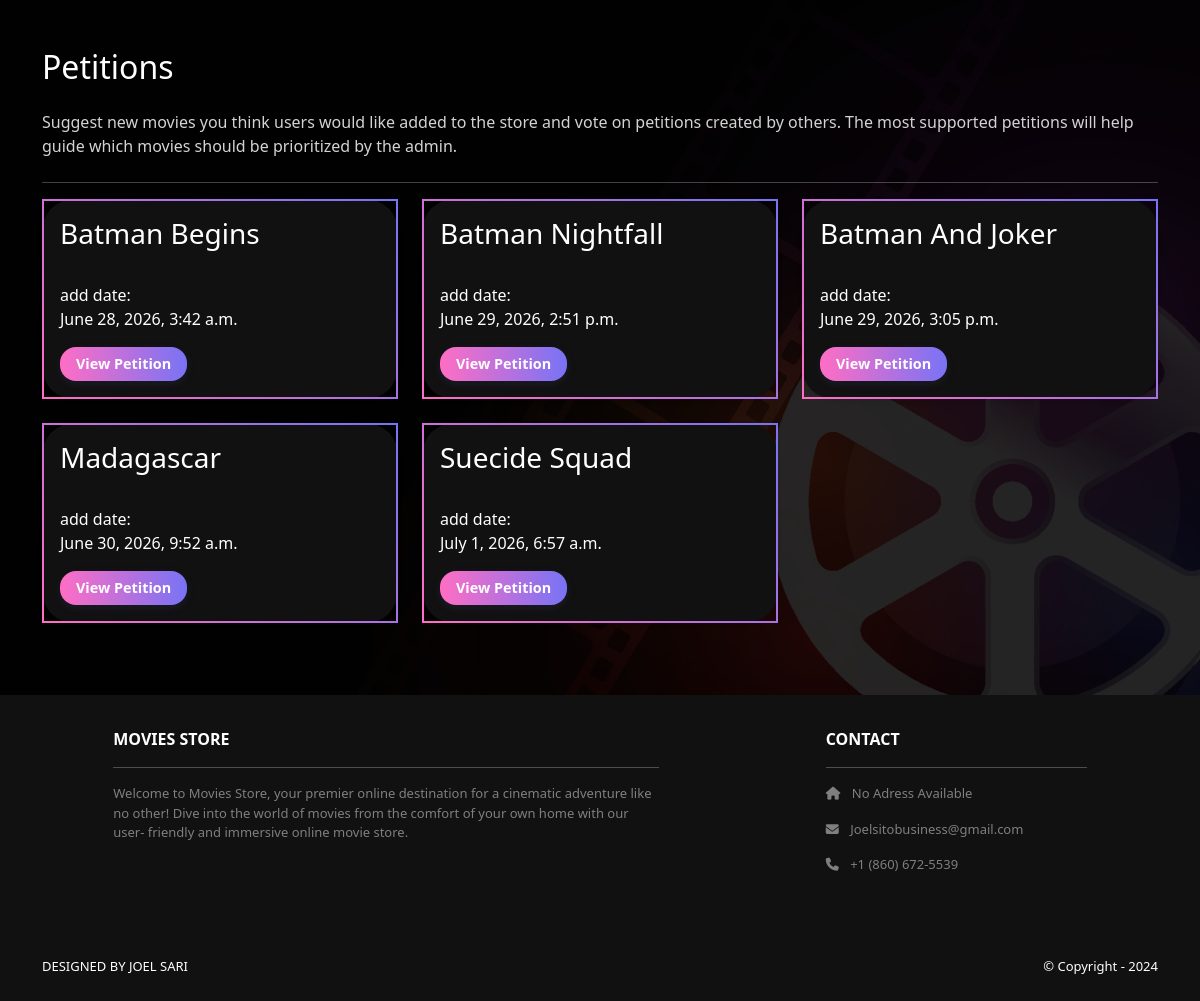
Before: /movie/my_movies/ (signed in) with the older database file.
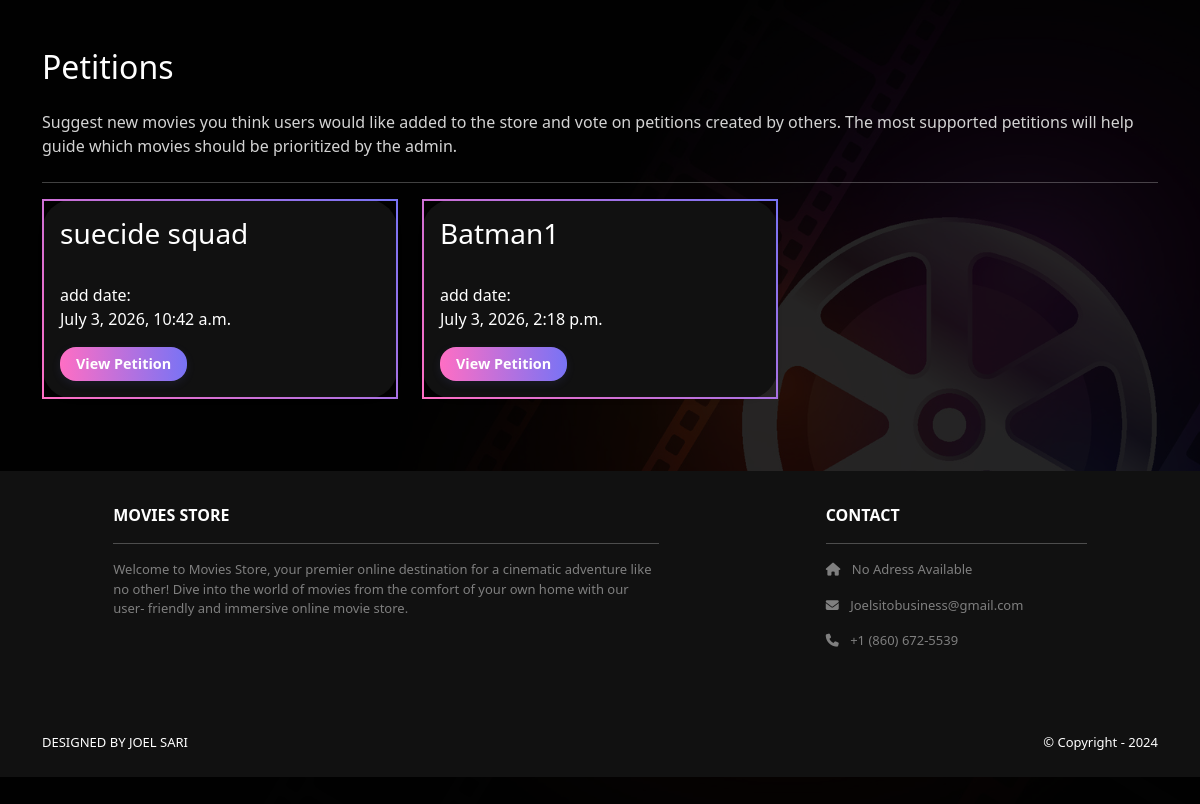
After: the same page with the newer database file.
### movie/models.py (models this page shows, shortened)
class UserMovieEntry(models.Model):
    class WatchStatus(models.TextChoices):
        WATCHED = 'Watched', 'watched'
        WATCHLIST = 'Watchlist', 'watchlist'
        DROPPED = 'Dropped', 'dropped'
    user = models.ForeignKey(settings.AUTH_USER_MODEL, on_delete=models.CASCADE, related_name='entries')
    movie = models.ForeignKey(Movie, on_delete=models.CASCADE, related_name='user_entries')
    status = models.CharField(max_length=10, choices=WatchStatus, default=WatchStatus.WATCHLIST)
    rating = models.DecimalField(max_digits=2, decimal_places=1, null=True, blank=True)  # e.g. 8.5
    review = models.TextField(blank=True)
    date_added = models.DateTimeField(auto_now_add=True)
    date_watched = models.DateField(null=True, blank=True)
    slug = models.SlugField(null=False, unique=True, blank=True)
    class Meta:
        unique_together = ('user', 'movie')

class Movie(models.Model):
    tmdb_id = models.PositiveIntegerField(unique=True)
    title = models.CharField(max_length=255, blank=False)
    release_year = models.IntegerField()
    description = models.TextField()
    poster_url = models.URLField(blank=True)  # Link to an image
    genres = models.ManyToManyField(Genre, related_name='movies')
    slug = models.SlugField(null=False, unique=True, blank=True)
    def __str__(self):
        return self.title

### movie/views.py (the view)
# urls.py: path('my_movies/', views.MyMoviesListView.as_view(), name="my_movies"),
class MyMoviesListView(ListView):
    model = UserMovieEntry
    template_name = 'movie/my_movies.html'
    def get_queryset(self, **kwargs):
        if not self.request.user.is_authenticated:
            return UserMovieEntry.objects.none()
        return UserMovieEntry.objects.filter(user=self.request.user).select_related('movie')

### movie/templates/movie/my_movies.html (shortened to what this page needs)
{% extends 'base.html' %}
{% load static %}
{% block extra_head %}
<link
        href="{% static 'movie/css/my_movies_and_search_style.css' %}"
        rel="stylesheet"
>
{% endblock %}
{% block content %}
<div class="container mt-5 mb-5">
    <h2 class="mb-4 text-white">Petitions</h2>
    <p class="mb-4" style="color: lightgray">
        Suggest new movies you think users would like added to the store and vote on
        petitions created by others. The most supported petitions will help guide
        which movies should be prioritized by the admin.
    </p>
    <hr class="text-white"/>
    <div class="row">
        {% for entry in object_list %}
        <div class="col-md-6 col-lg-4 mb-4">
            <div
                    class="card shadow-sm h-100"
                    style="
          background-color: #111;
          color: white;
          border-radius: 2rem;
          border: 2px solid;
          border-image-slice: 1;
          border-width: 2px;
          border-image-source: linear-gradient(45deg, #ff6ec4, #7873f5);
          transition: transform 0.3s ease, box-shadow 0.3s ease;
        "
            >
                <div class="card-body d-flex flex-column" style="border-radius: 2rem">
                    <h3 class="card-title">{{ entry.movie }}</h3>
                    <br>
                    add date:
                    <p class="card-text">{{ entry.date_added }}</p>
                    <div class="mt-auto">
                        <a
                                href="{% url 'movie:detail' entry.movie.slug %}"
                                class="btn btn-gradient create-petition-btn btn-sm"
                        >
                            View Petition
                        </a>
                    </div>
                </div>
            </div>
        </div>
        {% empty %}
        <p>No movie yet.</p>
    </div>
    {% endfor %}
</div>
{% endblock %}

Changed rows visible on the page:
removed UserMovieEntry: movie "Batman Begins", date_added "June 28, 2026, 3:42 a.m."
removed UserMovieEntry: movie "Batman Nightfall", date_added "June 29, 2026, 2:51 p.m."
removed UserMovieEntry: movie "Batman And Joker", date_added "June 29, 2026, 3:05 p.m."
removed UserMovieEntry: movie "Madagascar", date_added "June 30, 2026, 9:52 a.m."
changed UserMovieEntry: movie "Suecide Squad" → "suecide squad"; date_added "July 1, 2026, 6:57 a.m." → "July 3, 2026, 10:42 a.m."
added UserMovieEntry: movie "Batman1", date_added "July 3, 2026, 2:18 p.m."
